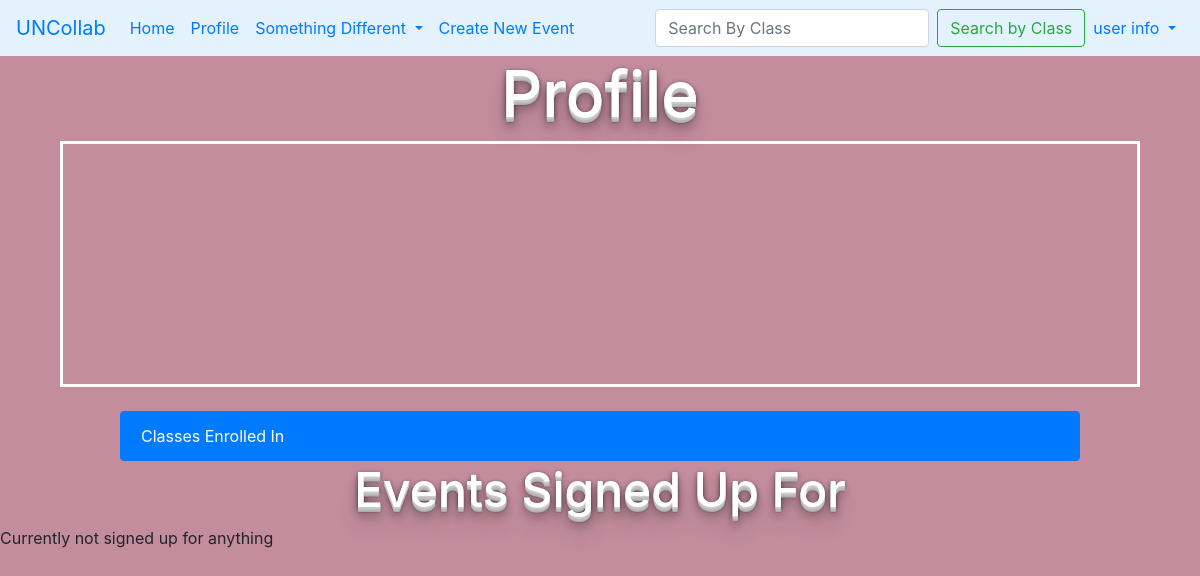
Before: /6/profile (signed in) with the older database file.
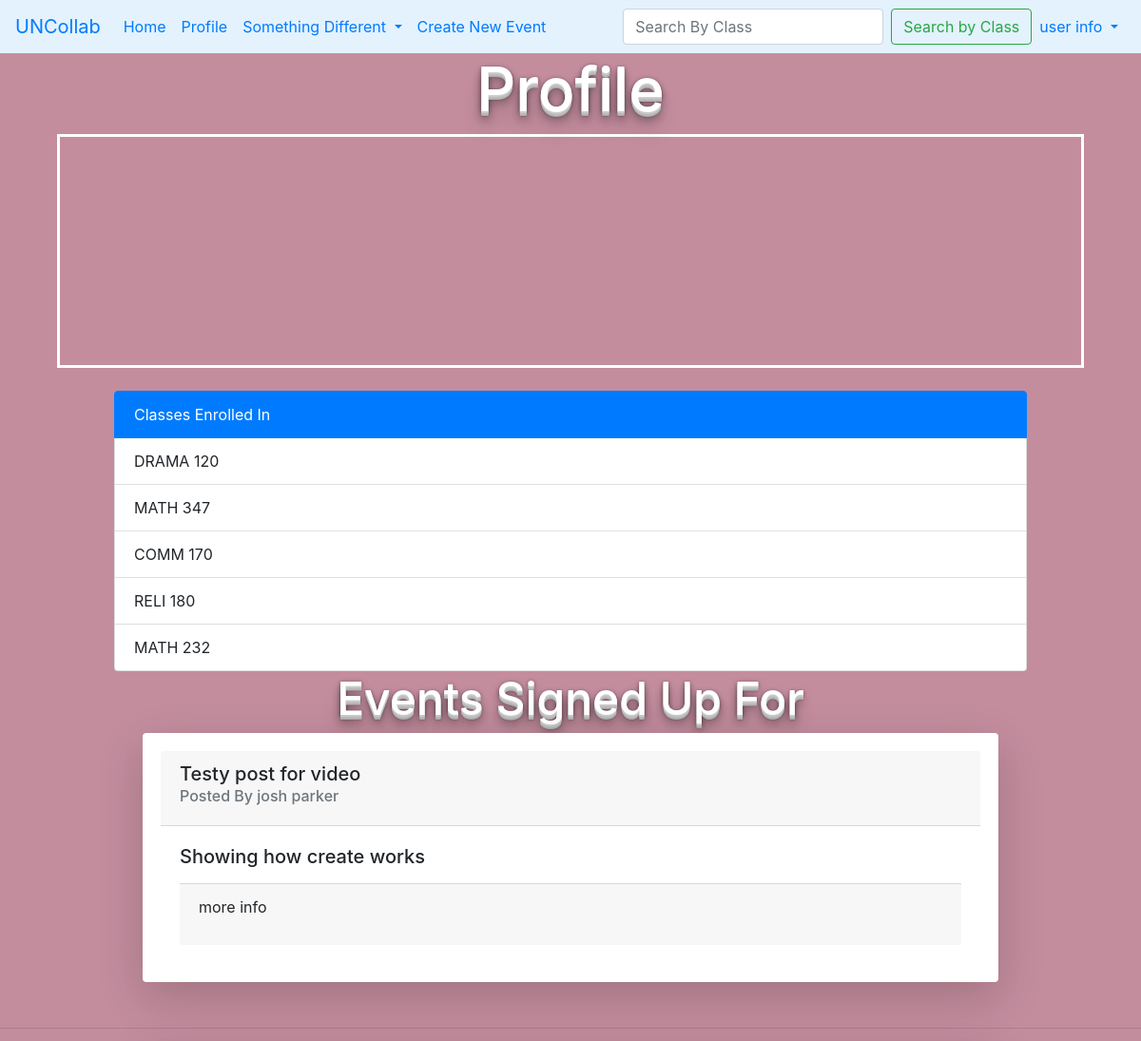
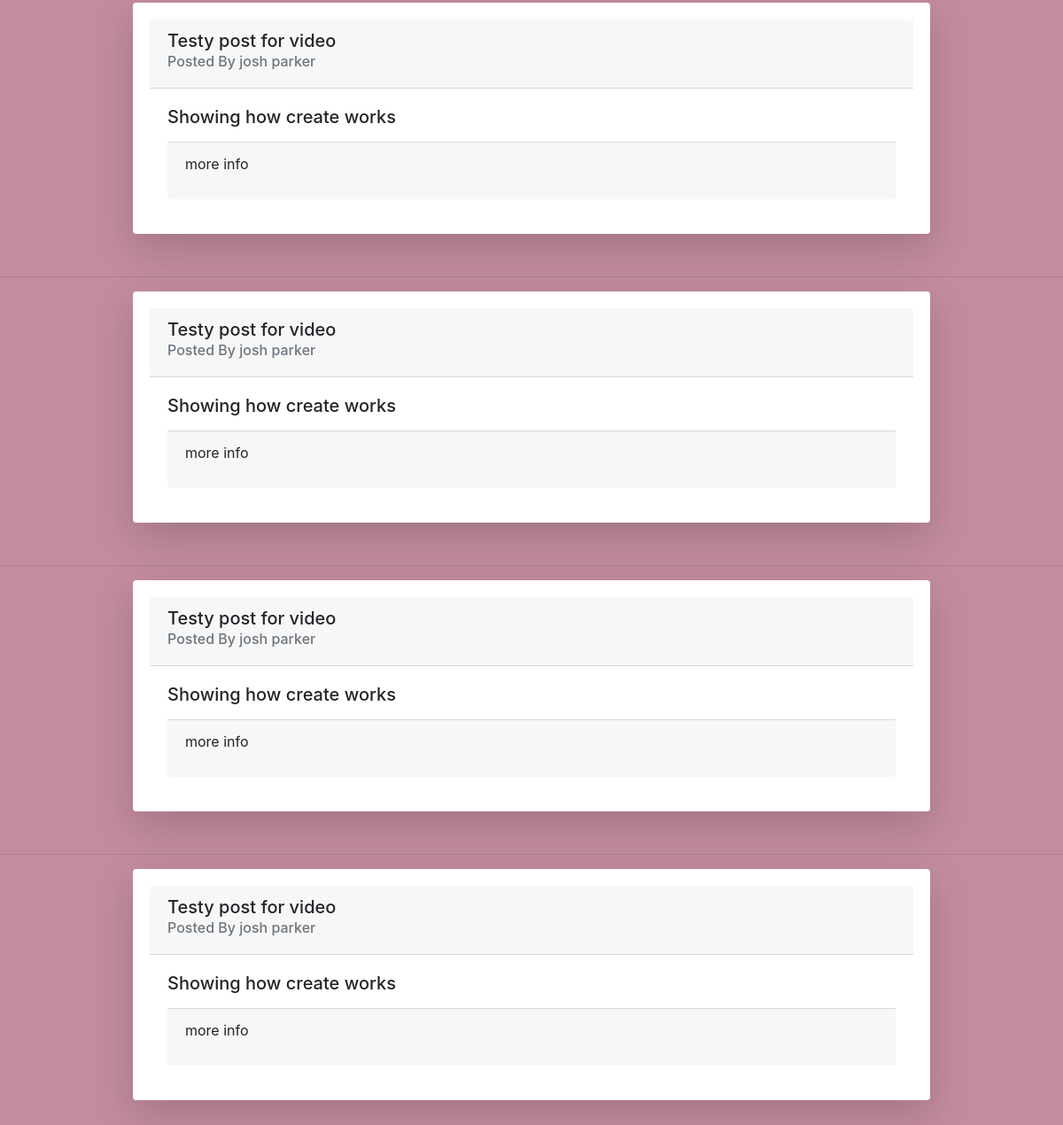
After: the same page with the newer database file (2 pictures, top to bottom).
### tables this page shows
CREATE TABLE class_members(
  id INTEGER PRIMARY KEY AUTOINCREMENT,
  member_id INTEGER NOT NULL,
  class_id INTEGER NOT NULL,
  FOREIGN KEY (member_id) REFERENCES user (id),
  FOREIGN KEY (class_id) REFERENCES classes (id)
);

CREATE TABLE classes(
  id INTEGER PRIMARY KEY AUTOINCREMENT,
  name TEXT UNIQUE NOT NULL
);

CREATE TABLE posts(
  id INTEGER PRIMARY KEY AUTOINCREMENT,
  author_id INTEGER NOT NULL,
  class_id INTEGER NOT NULL,
  created TIMESTAMP DEFAULT CURRENT_TIMESTAMP,
  title TEXT NOT NULL,
  description TEXT,
  type TEXT NOT NULL,
  reason TEXT NOT NULL,
  location TEXT NOT NULL,
  x_cord FLOAT,
  y_cord FLOAT,
  start_time DATETIME NOT NULL,
  duration INTEGER NOT NULL,
  FOREIGN KEY (author_id) REFERENCES user (id),
  FOREIGN KEY (class_id) REFERENCES classes (id)
);

CREATE TABLE user(
  id INTEGER PRIMARY KEY AUTOINCREMENT,
  email TEXT UNIQUE NOT NULL,
  username TEXT UNIQUE NOT NULL,
  password INTEGER NOT NULL,
  first_name TEXT NOT NULL,
  last_name TEXT NOT NULL,
  date_created TIMESTAMP DEFAULT CURRENT_TIMESTAMP
);

### collab_app/post.py (the view)
@bp.route('/<int:id>/profile')
@login_required
def profile(id):
  db = get_db()
  user_classes = db.execute(
    'SELECT *'
    ' FROM class_members cm JOIN classes c ON c.id=cm.class_id'
    ' WHERE cm.member_id=?', (id,)
  ).fetchall()
  user_events = db.execute(
    'SELECT p.id, title, created, p.author_id, first_name, last_name, description, start_time, location, type, p.class_id'
    ' FROM (event e JOIN posts p ON e.post_id=p.id) JOIN user u ON e.member_id=u.id'
    ' WHERE e.member_id=?', (id,)
  ).fetchall()
  return render_template('post/profile.html', classes=user_classes, posts=user_events)

### collab_app/auth.py (called while the page is built)
@bp.before_app_request
def load_logged_in_user():
  user_id = session.get('user_id')
  if user_id is None:
    g.user = None
  else:
    g.user = get_db().execute(
      'SELECT * FROM user WHERE id = ?', (user_id,)
    ).fetchone()

def login_required(view):
  @functools.wraps(view)
  def wrapped_view(**kwargs):
    if g.user is None:
      return redirect(url_for('auth.login'))
    return view(**kwargs)
  return wrapped_view

### collab_app/db.py (called while the page is built)
def get_db():
  if 'db' not in g:
    g.db = sqlite3.connect(
      current_app.config['DATABASE'],
      detect_types=sqlite3.PARSE_DECLTYPES
    )
    g.db.row_factory = sqlite3.Row
  return  g.db

### collab_app/templates/post/profile.html (shortened to what this page needs)
<!DOCTYPE html>
<html lang="fr">
<head>
  <link rel="stylesheet" type="text/css" href="../static/css/style.css">
  <link href='https://api.tiles.mapbox.com/mapbox-gl-js/v2.2.0/mapbox-gl.css' rel='stylesheet' />
  <link rel="stylesheet" href="https://stackpath.bootstrapcdn.com/bootstrap/4.3.1/css/bootstrap.min.css">
</head>
<body>
  {% include 'navbar.html' %}
  <h1 class="title1">Profile</h1>
  <div id="map"></div>
  <br>
  <ul class="list-group" style="width: 80%; display: block; margin-left: auto !important; margin-right: auto  !important;">
    <li class="list-group-item active" aria-current="true">Classes Enrolled In</li>
  {% for class in classes %}
    <li class="list-group-item">{{ class['name'] }}</li>
  {% endfor %}
</ul>
  <h3 class="title2">Events Signed Up For</h3>
  {% if posts == [] %}
    <p>Currently not signed up for anything</p>
  {% endif %}
  {% for post in posts %}
      <div class="card shadow-lg p-3 mb-5 bg-white rounded">
        <div class="card-header">
         <h5> {{ post['title'] }}</h5>
         <h6 class="card-subtitle mb-2 text-muted">Posted By {{ post['first_name'] }} {{ post['last_name'] }}</h6>
        </div>
        <div class="card-body">
          <h5 class="card-title">{{ post['description']}} </h5>
          {% for class in classes %}
          {% if class['class_id'] == post['class_id'] %}
          <div class="card-footer">
            <p>more info</p>
          </div>
          {% endif %}
          {% endfor %}
        </div>
      </div>
    {% if not loop.last %}
      <hr>
    {% endif %}
  {% endfor %}
</body>
</html>

### collab_app/templates/navbar.html (shortened to what this page needs)
<nav class="navbar navbar-expand-lg navbar-lightr" style="background-color: #e3f2fd;">
  <a class="navbar-brand" href="#">UNCollab</a>
  <div class="collapse navbar-collapse" id="navbarSupportedContent">
    <ul class="navbar-nav mr-auto">
      <li class="nav-item active">
        <a class="nav-link" href="{{url_for('post.index')}}">Home <span class="sr-only">(current)</span></a>
      </li>
      {% if g.user %}
      <li class="nav-item">
        <a class="nav-link" href="{{ url_for('post.profile', id=g.user['id']) }}">Profile</a>
      </li>
      {% endif %}
      <li class="nav-item dropdown">
        <a class="nav-link dropdown-toggle" href="#" id="navbarDropdown" role="button" data-toggle="dropdown" aria-haspopup="true" aria-expanded="false">
          Something Different
        </a>
      </li>
      {% if g.user %}
      <li class="nav-item">
        <a class="nav-link" href="{{ url_for('post.create') }}">Create New Event</a>
      </li>
      {% endif %}
    </ul>
    <form id="sf" class="form-inline my-2 my-lg-0">
      <input list="cs" class="form-control mr-sm-2" id="search_bar" autocomplete="off" placeholder="Search By Class" aria-label="Search">
      <button class="btn btn-outline-success my-2 my-sm-0" id="search_trgt" type="button">Search by Class</button>
    </form>
    {% if g.user %}
    <ul class="navbar-nav">
      <li class="nav-item dropdown">
        <a class="nav-link dropdown-toggle" href="#" id="navbarDropdown" role="button" data-toggle="dropdown" aria-haspopup="true" aria-expanded="false">
          user info
        </a>
      </li>
      </ul>
    {% endif %}
    </div>
    </nav>

### collab_app/static/css/style.css (style rules this page uses)
body { background-color: #C38D9E !important; }
.card { display: block !important; margin-left: auto !important; margin-right: auto !important; width: 75% !important; border: 3px solid white !important; }
#map { display: block; margin-left: auto; margin-right: auto; width: 90%; height: 30%; border: 3px solid white; padding: 120px; }
.title1 { display: flex; align-items: center; justify-content: center; color: white; font-size:64px; text-shadow: 0 1px 0 #ccc, 0 2px 0 #c9c9c9, 0 3px 0 #bbb, 0 4px 0 #b9b9b9, 0 5px 0 #aaa, 0 6px 1px rgba(0, 0, 0, .1), 0 0 5px rgba(0, 0, 0, .1), 0 1px 3px rgba(0, 0, 0, .3), 0 3px 5px rgba(0, 0, 0, .2), 0 5px 10px rgba(0, 0, 0, .25), 0 10px 10px rgba(0, 0, 0, .2), 0 20px 20px rgba(0, 0, 0, .15); }
.title2 { display: flex; align-items: center; justify-content: center; color: white; font-size:48px; text-shadow: 0 1px 0 #ccc, 0 2px 0 #c9c9c9, 0 3px 0 #bbb, 0 4px 0 #b9b9b9, 0 5px 0 #aaa, 0 6px 1px rgba(0, 0, 0, .1), 0 0 5px rgba(0, 0, 0, .1), 0 1px 3px rgba(0, 0, 0, .3), 0 3px 5px rgba(0, 0, 0, .2), 0 5px 10px rgba(0, 0, 0, .25), 0 10px 10px rgba(0, 0, 0, .2), 0 20px 20px rgba(0, 0, 0, .15); }

Changed rows visible on the page:
added class_members: name "DRAMA 120", shown under "Profile"
added class_members: name "MATH 347", shown under "Profile"
added class_members: name "COMM 170", shown under "Profile"
added class_members: name "RELI 180", shown under "Profile"
added class_members: name "MATH 232", shows "more info"
added posts: title "Testy post for video", first_name "josh", last_name "parker", description "Showing how create works"
Other visible differences:
text no longer shown: "Currently not signed up for anything"
